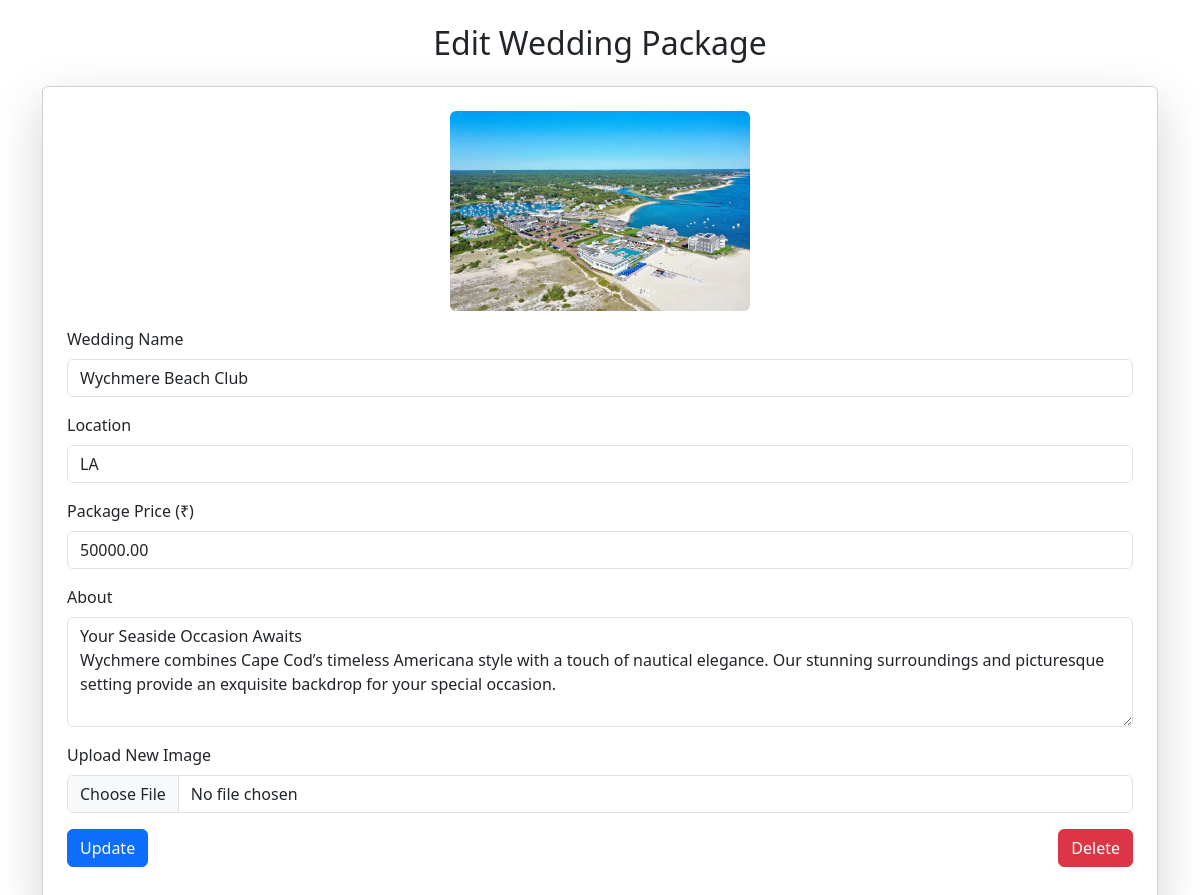
The app's page /edit_wedding/2/ with its own data.
### app/models.py (models this page shows, shortened)
class DestinationWedding(models.Model):
    name = models.CharField(max_length=255)
    about = models.TextField()
    img = models.FileField()
    location = models.CharField(max_length=255)
    package_price = models.DecimalField(max_digits=10, decimal_places=2)

### app/views.py (the view, shortened to what this page needs)
# urls.py: path("edit_wedding/<int:wedding_id>/", views.edit_wedding, name="edit_wedding"),
def edit_wedding(req, wedding_id):
    wedding = get_object_or_404(DestinationWedding, pk=wedding_id)
    return render(req, 'shop/edit_wedding.html', {'wedding': wedding})

### templates/shop/edit_wedding.html (shortened to what this page needs)
<html lang="en">
<head>
    <link rel="stylesheet" href="https://cdn.jsdelivr.net/npm/bootstrap@5.3.0/dist/css/bootstrap.min.css">
</head>
<body>
<div class="container mt-4">
    <h2 class="text-center my-4">Edit Wedding Package</h2>
    <div class="card p-4 shadow-lg">
        <form method="POST" enctype="multipart/form-data">
            <div class="text-center mb-3">
                <img src="{{ wedding.img.url }}" alt="{{ wedding.name }}" class="img-fluid rounded" style="max-width: 300px;">
            </div>
            <div class="mb-3">
                <label class="form-label">Wedding Name</label>
                <input type="text" name="name" value="{{ wedding.name }}" class="form-control" required>
            </div>
            <div class="mb-3">
                <label class="form-label">Location</label>
                <input type="text" name="location" value="{{ wedding.location }}" class="form-control" required>
            </div>
            <div class="mb-3">
                <label class="form-label">Package Price (₹)</label>
                <input type="number" name="package_price" value="{{ wedding.package_price }}" class="form-control" required>
            </div>
            <div class="mb-3">
                <label class="form-label">About</label>
                <textarea name="about" class="form-control" rows="4" required>{{ wedding.about }}</textarea>
            </div>
            <div class="mb-3">
                <label class="form-label">Upload New Image</label>
                <input type="file" name="img" class="form-control">
            </div>
            <div class="d-flex justify-content-between">
                <button type="submit" class="btn btn-primary">Update</button>
                <a href="{% url 'delete_wedding' wedding.id %}" class="btn btn-danger">Delete</a>
            </div>
        </form>
    </div>
</div>
</body>
</html>

### records on screen
DestinationWedding: img (picture), name "Wychmere Beach Club", location "LA", package_price "50000.00", about "Your Seaside Occasion Awaits Wychmere combines Cape Cod’s timeless Americana style with a touch of nautical elegance. Our stunning surroundings and picturesque setting provide an exquisite backdrop for your special occasion."
